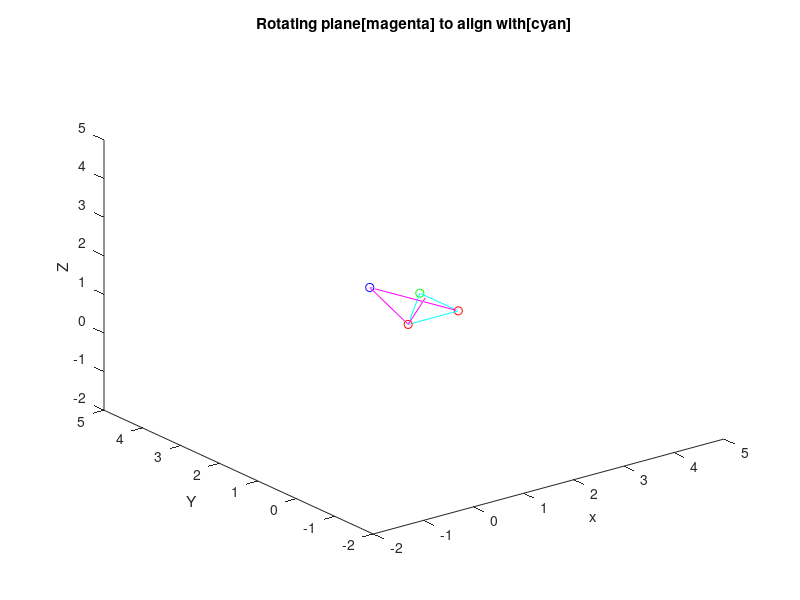

Here is the MATLAB script that generated this plot: (Note: this script raises an error after producing the figure.)
clear all;

% Creating four points
point1 = [1 1 1];
point2 = [2 1 1];
point3 = [2 2 1];
point4 = [1 2 1.5];

% Plotting 4 points
figure;
plot3(point1(1),point1(2),point1(3),'or');
hold on;
plot3(point2(1),point2(2),point2(3),'or');
plot3(point3(1),point3(2),point3(3),'og');
plot3(point4(1),point4(2),point4(3),'ob');

xlabel(' x ');
ylabel(' Y ');
zlabel(' Z ');
xlim([-2 5])
ylim([-2 5])
zlim([-2 5])


% orienting the point 4 in same plane as other 3 points

% Plane 1 = 1,2,3
% Creating vector between points 1 and 2
vec12 = point2 - point1;
vec12_p = [point1; point1+vec12];
vec12_UV = vec12./vecnorm(vec12);
plot3(vec12_p(:,1),vec12_p(:,2),vec12_p(:,3),'c', 'LineWidth',0.5);

% Creating vector between points 1 and 3
vec13 = point3 - point1;
vec13_p = [point1; point1+vec13];
vec13_UV = vec13./vecnorm(vec13);
plot3(vec13_p(:,1),vec13_p(:,2),vec13_p(:,3),'c', 'LineWidth',0.5);

% Creating vector between points 2 and 3
vec23 = point3 - point2;
vec23_p = [point2; point2+vec23];
vec23_UV = vec23./vecnorm(vec23);
plot3(vec23_p(:,1),vec23_p(:,2),vec23_p(:,3),'c', 'LineWidth',0.5);


% Plane 2 = 1,2,4

% Creating vector between points 1 and 4
vec14 = point4 - point1;
vec14_p = [point1; point1+vec14];
vec14_UV = vec14./vecnorm(vec14);
plot3(vec14_p(:,1),vec14_p(:,2),vec14_p(:,3),'m', 'LineWidth',0.5);

% computing new axis
ih2 = cross(vec12_UV, vec14_UV)
ih2_UV = ih2./vecnorm(ih2);
vec1i_p = [point1; point1+ih2];
plot3(vec1i_p(:,1),vec1i_p(:,2),vec1i_p(:,3),'m', 'LineWidth',0.5)

% Creating vector between points 2 and 4
vec24 = point4 - point2;
vec24_p = [point2; point2+vec24];
vec24_UV = vec24./vecnorm(vec24);
plot3(vec24_p(:,1),vec24_p(:,2),vec24_p(:,3),'m', 'LineWidth',0.5);

title('Rotating plane[magenta] to align with[cyan]')
pause(5)

% Computing the required angle of rotation 
% theta = dot(ih2, vec12_UV);
% theta = radtodeg(theta);
% angle = atan2(norm(cross(vec14_UV,vec23_UV)), dot(vec14_UV,vec23_UV))

angle = atan2(norm(cross(ih2,vec12_UV)), dot(ih2,vec12_UV))
angle_deg = radtodeg(angle)
theta =  -1 * angle;

R_X = [1 0 0; 0 cos(theta) -sin(theta); 0 sin(theta) cos(theta)];
R_Y = [cosd(theta) 0 sind(theta) ; 0 1 0; -sind(theta) 0 cosd(theta)];
R_Z = [cosd(theta) -sind(theta) 0; sind(theta) cosd(theta) 0; 0 0 1];

point4_n = R_X * vec14';
point4_new = point4+point4_n;

plot3(point4_new(1),point4_new(2),point4_new(3),'ob');
